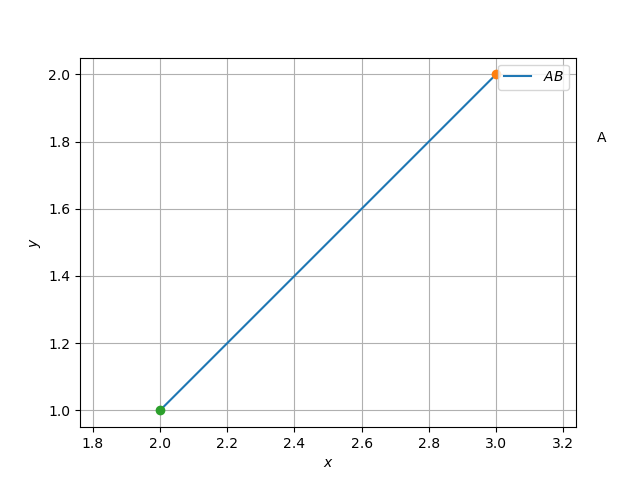

Python code for this plot:
import numpy as np
import matplotlib.pyplot as plt
from coeffs import *


A =np.array([3,2])
B =np.array([2,1])


D=np.linalg.norm(A-B)

print("The distance between ",A," and ",B," is: ",D)

#Generating all lines
x_AB = line_gen(A,B)

#Plotting Line between A and B
plt.plot(x_AB[0,:],x_AB[1,:],label='$AB$')
plt.plot(A[0], A[1], 'o')
plt.text(A[0] * (1 + 0.1), A[1] * (1 - 0.1) , 'A')
plt.plot(B[0], B[1], 'o')
plt.text(B[0] * (1-0.3), B[1] * (1-0.1) , 'B')

plt.xlabel('$x$')
plt.ylabel('$y$')
plt.legend(loc='best')
plt.grid() # minor
plt.axis('equal')
plt.show()
